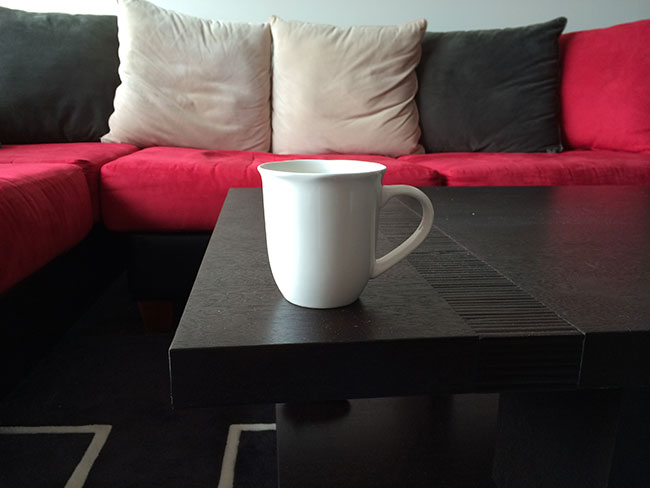
#> input picture 02__Object_Detectors/02.01-TemplateMatching/source_01.jpg, 650 x 488 px
$ jupyter execute 'Object Detection.ipynb'
#> lines starting #> are read from the running program, lines starting #| are printed output that depends on the picture; after the words box and inside, x2 and y2 are one past the last pixel; in counts of white or black regions, pixels touching at a corner belong together
[cell 1]
# import the necessary packages
import cv2
from matplotlib import pyplot as plt

# load the source and template image
source   = cv2.imread("source_01.jpg")
#> source is the input picture: shape (488, 650, 3); mean B, G, R 64.3, 63.3, 82.3
template = cv2.imread("template.jpg")
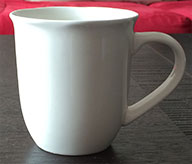
#> input picture 02__Object_Detectors/02.01-TemplateMatching/template.jpg, 192 x 164 px
#> template is the input picture: shape (164, 192, 3); mean B, G, R 118.6, 119.9, 133.8
(tempH, tempW) = template.shape[:2]
#> tempH = 164; tempW = 192

# find the template in the source image
result = cv2.matchTemplate(source, template, cv2.TM_CCOEFF)
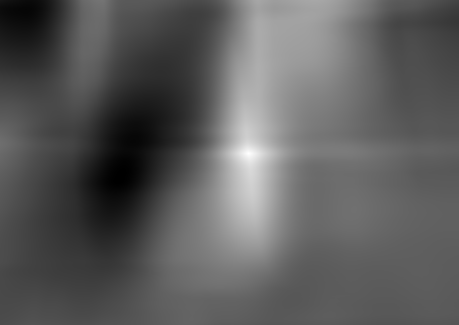
#> result: shape (325, 459) float32; min -230463424, max 476111008, mean 26815632; drawn with min black and max white
(minVal, maxVal, minLoc, (x, y)) = cv2.minMaxLoc(result)
#> minVal = -230463424; maxVal = 476111008; minLoc = (118, 180); x = 248; y = 153


# draw the bounding box on the source image
cv2.rectangle(source, (x, y), (x + tempW, y + tempH), (0, 255, 0), 2)
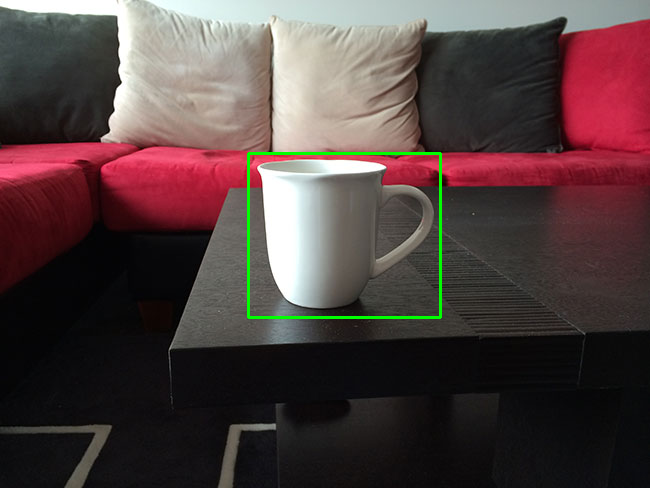
#> source: shape (488, 650, 3); 0.67% of pixels changed, all inside (x1, y1, x2, y2) = (247, 152, 442, 319)

# show the images
plt.imshow(cv2.cvtColor(source, cv2.COLOR_BGR2RGB))
plt.show()
plt.imshow(cv2.cvtColor(template, cv2.COLOR_BGR2RGB))
plt.show()

[cell 2]
# Lets try the same against other pictures of mugs
source   = cv2.imread("source_03.jpg")
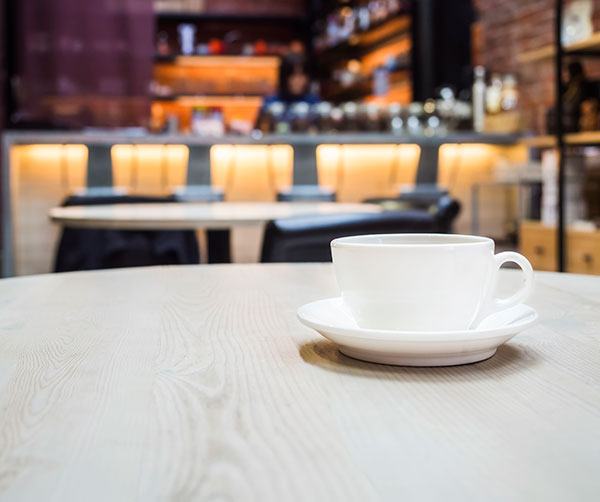
#> input picture 02__Object_Detectors/02.01-TemplateMatching/source_03.jpg, 600 x 502 px
#> source is the input picture: shape (502, 600, 3); mean B, G, R 146, 153.4, 166.8

# find the template in the source image
result = cv2.matchTemplate(source, template, cv2.TM_CCOEFF)
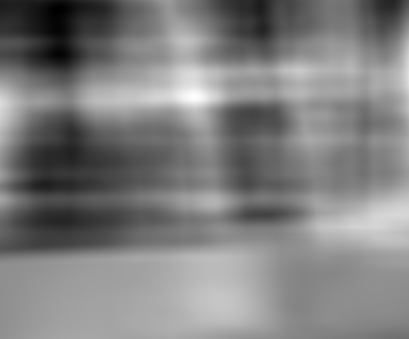
#> result: shape (339, 409) float32; min -184058128, max 116813264, mean -33398928; drawn with min black and max white
(minVal, maxVal, minLoc, (x, y)) = cv2.minMaxLoc(result)
#> minVal = -184058128; maxVal = 116813264; minLoc = (57, 9); x = 194; y = 96


# draw the bounding box on the source image
cv2.rectangle(source, (x, y), (x + tempW, y + tempH), (0, 255, 0), 2)
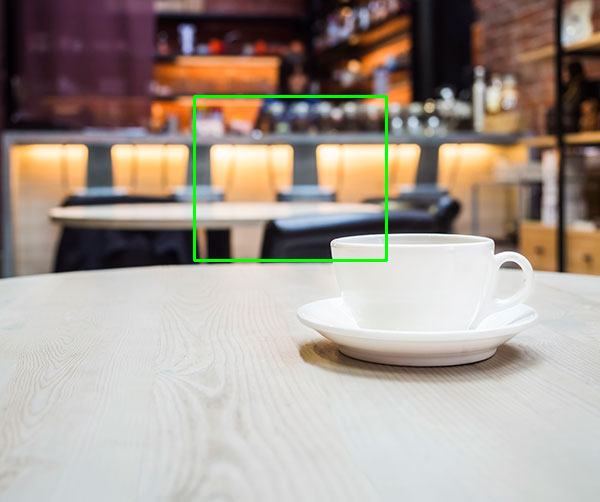
#> source: shape (502, 600, 3); 0.71% of pixels changed, all inside (x1, y1, x2, y2) = (193, 95, 388, 262)

# show the images
plt.imshow(cv2.cvtColor(template, cv2.COLOR_BGR2RGB))
plt.show()
plt.imshow(cv2.cvtColor(source, cv2.COLOR_BGR2RGB))
plt.show()
